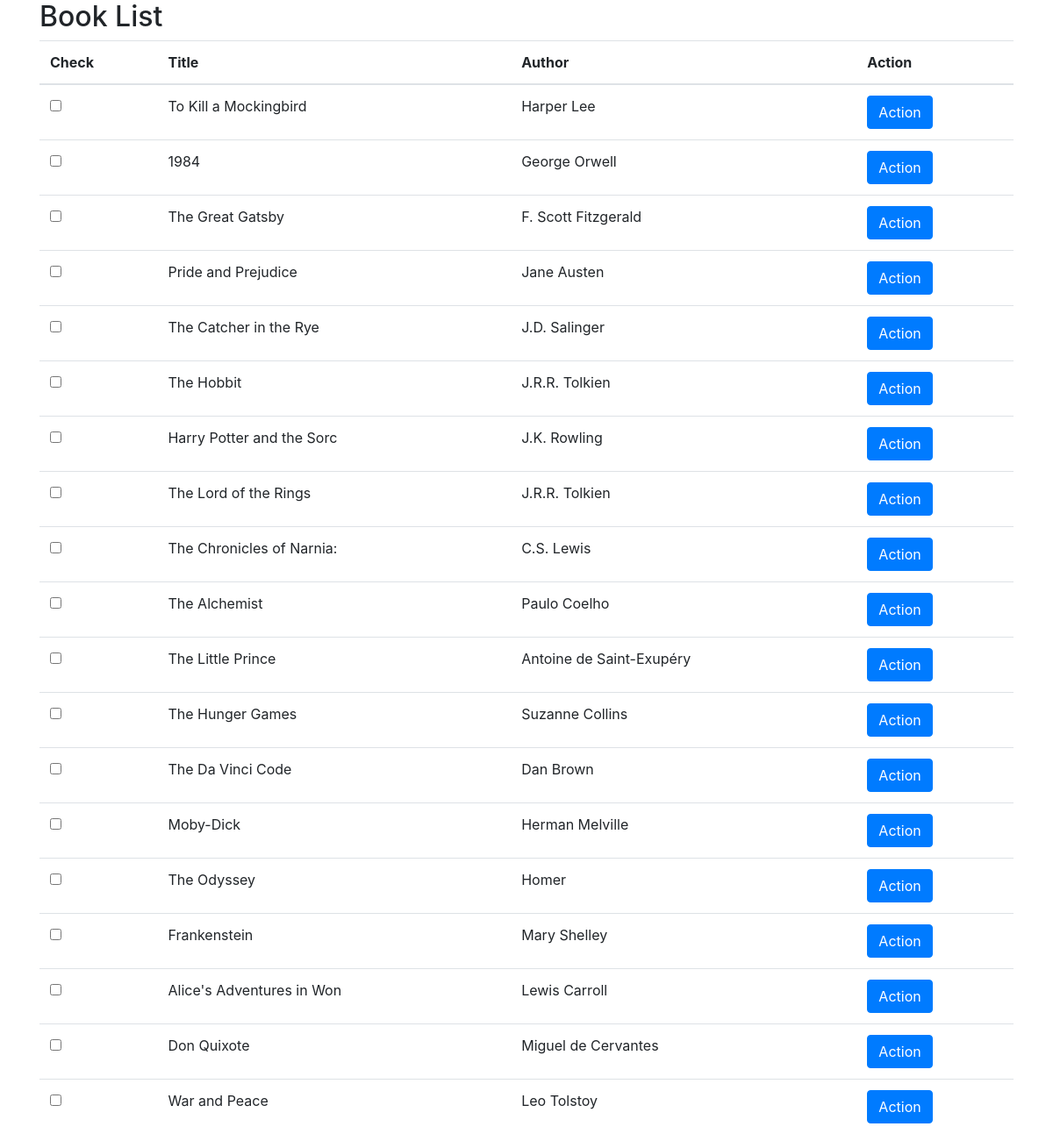
Page /table.php on the committed database.
### tables this page shows
CREATE TABLE booklist (
    book_id INT AUTO_INCREMENT PRIMARY KEY,
    title VARCHAR(25) NOT NULL,
    author VARCHAR(25) NOT NULL,
    about VARCHAR(300) NOT NULL,
    status VARCHAR(25) DEFAULT 'available'
     );

### table.php (the view, shortened to what this page needs)
<!DOCTYPE html>
<html lang="en">
<head>
    <link rel="stylesheet" href="https://maxcdn.bootstrapcdn.com/bootstrap/4.5.2/css/bootstrap.min.css">
</head>
<body>
<div class="container">
    <h2>Book List</h2>
    <table class="table">
        <thead>
            <tr>
                <th>Check</th>
                <th>Title</th>
                <th>Author</th>
                <th>Action</th>
            </tr>
        </thead>
        <tbody>
        <?php
include 'connn.php';
$query = "SELECT * FROM booklist";
$result = mysqli_query($connection, $query);
if (mysqli_num_rows($result) > 0) {
    while ($row = mysqli_fetch_assoc($result)) {
        $title = $row['title'];
        $author = $row['author'];
        $book_id = $row['book_id'];
        echo "<tr>";
        echo "<td><input type='checkbox' name='book[]' value='$book_id'></td>";
        echo "<td>$title</td>";
        echo "<td>$author</td>";
        echo "<td><button type='button' class='btn btn-primary open-modal' data-toggle='modal' data-target='#myModal' data-bookid='$book_id'>Action</button></td>";
        echo "</tr>";
    }
} else {
    echo "<tr><td colspan='4'>No books found</td></tr>";
}
?>
        </tbody>
    </table>
</div>
</body>
</html>

### rows in the picture
booklist: title "To Kill a Mockingbird", author "Harper Lee"
booklist: title "1984", author "George Orwell"
booklist: title "The Great Gatsby", author "F. Scott Fitzgerald"
booklist: title "Pride and Prejudice", author "Jane Austen"
booklist: title "The Catcher in the Rye", author "J.D. Salinger"
booklist: title "The Hobbit", author "J.R.R. Tolkien"
booklist: title "Harry Potter and the Sorc", author "J.K. Rowling"
booklist: title "The Lord of the Rings", author "J.R.R. Tolkien"
booklist: title "The Chronicles of Narnia:", author "C.S. Lewis"
booklist: title "The Alchemist", author "Paulo Coelho"
booklist: title "The Little Prince", author "Antoine de Saint-Exupéry"
booklist: title "The Hunger Games", author "Suzanne Collins"
booklist: title "The Da Vinci Code", author "Dan Brown"
booklist: title "Moby-Dick", author "Herman Melville"
booklist: title "The Odyssey", author "Homer"
booklist: title "Frankenstein", author "Mary Shelley"
booklist: title "Alice's Adventures in Won", author "Lewis Carroll"
booklist: title "Don Quixote", author "Miguel de Cervantes"
booklist: title "War and Peace", author "Leo Tolstoy"
